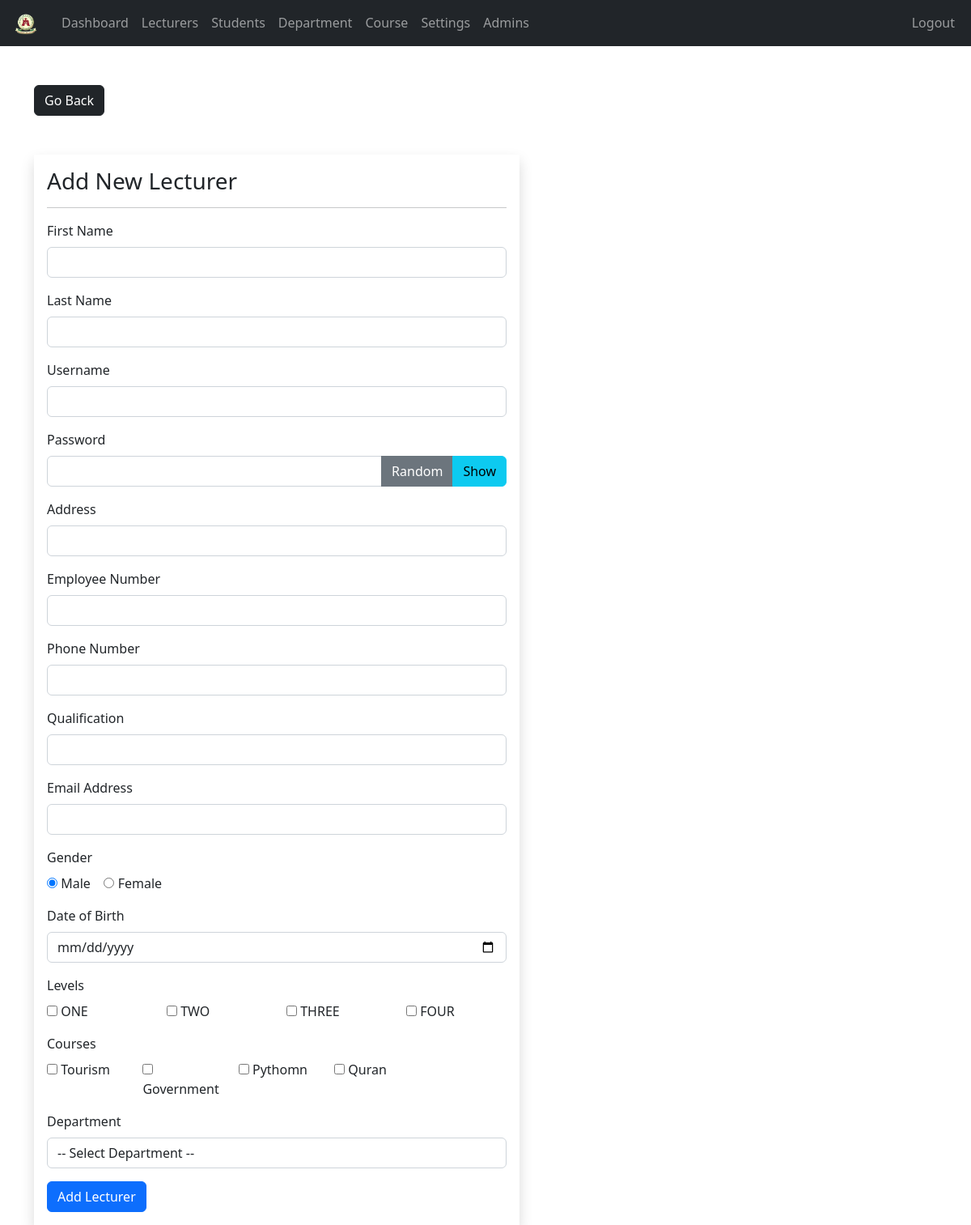
The app's page /admin/lecturer-add.php (signed in) with its own data.
### tables this page shows
CREATE TABLE `subjects` (
  `subject_id` int NOT NULL AUTO_INCREMENT,
  `subject` varchar(31) NOT NULL,
  `subject_code` varchar(31) NOT NULL,
  `department` int DEFAULT NULL,
  PRIMARY KEY (`subject_id`)
);

### admin/lecturer-add.php (the view, shortened to what this page needs)
<?php
include "data/department.php";
$stmt = $conn->prepare(
    "SELECT s.subject_id, s.subject, s.subject_code
     FROM subjects s
     LEFT JOIN lecturer_subjects ls ON s.subject_id = ls.subject_id
     WHERE ls.subject_id IS NULL"
);
$stmt->execute();
$subjects = $stmt->fetchAll(PDO::FETCH_ASSOC);
$fname            = $_POST['fname']            ?? '';
$lname            = $_POST['lname']            ?? '';
$uname            = $_POST['username']         ?? '';
$address          = $_POST['address']          ?? '';
$en               = $_POST['employee_number']  ?? '';
$pn               = $_POST['phone_number']     ?? '';
$qf               = $_POST['qualification']    ?? '';
$email            = $_POST['email_address']    ?? '';
$date_of_birth    = $_POST['date_of_birth']    ?? '';
$subjectsSelected = $_POST['subjects']         ?? [];
?>
<!DOCTYPE html>
<html lang="en">
<head>
  <link href="https://cdn.jsdelivr.net/npm/bootstrap@5.2.0/dist/css/bootstrap.min.css" rel="stylesheet">
  <link href="../css/style.css" rel="stylesheet">
</head>
<body>
<?php include "inc/navbar.php"; ?>
<div class="container mt-5">
  <a href="lecturer.php" class="btn btn-dark">Go Back</a>
  <form action="req/lecturer-add.php" method="post" class="shadow p-3 mt-5 form-w">
    <h3>Add New Lecturer</h3><hr>
    <div class="mb-3">
      <label class="form-label">First Name</label>
      <input type="text" name="fname" class="form-control" value="<?= htmlspecialchars($fname) ?>" required>
    </div>
    <div class="mb-3">
      <label class="form-label">Last Name</label>
      <input type="text" name="lname" class="form-control" value="<?= htmlspecialchars($lname) ?>" required>
    </div>
    <div class="mb-3">
      <label class="form-label">Username</label>
      <input type="text" name="username" class="form-control" value="<?= htmlspecialchars($uname) ?>" required>
    </div>
    <div class="mb-3">
      <label class="form-label">Password</label>
      <div class="input-group">
        <input type="text" name="pass" id="passInput" class="form-control" required>
        <button class="btn btn-secondary" id="gBtn">Random</button>
        <button type="button" class="btn btn-info" id="togglePassword">Show</button>
      </div>
    </div>
    <div class="mb-3">
      <label class="form-label">Address</label>
      <input type="text" name="address" class="form-control" value="<?= htmlspecialchars($address) ?>" required>
    </div>
    <div class="mb-3">
      <label class="form-label">Employee Number</label>
      <input type="number" name="employee_number" class="form-control" value="<?= htmlspecialchars($en) ?>" required>
    </div>
    <div class="mb-3">
      <label class="form-label">Phone Number</label>
      <input type="tel" name="phone_number" class="form-control" value="<?= htmlspecialchars($pn) ?>" required pattern="[0-9]{10}">
    </div>
    <div class="mb-3">
      <label class="form-label">Qualification</label>
      <input type="text" name="qualification" class="form-control" value="<?= htmlspecialchars($qf) ?>" required>
    </div>
    <div class="mb-3">
      <label class="form-label">Email Address</label>
      <input type="email" name="email_address" class="form-control" value="<?= htmlspecialchars($email) ?>" required>
    </div>
    <div class="mb-3">
      <label class="form-label">Gender</label><br>
      <input type="radio" name="gender" value="Male" checked> Male
      <input type="radio" name="gender" value="Female"> Female
    </div>
    <div class="mb-3">
      <label class="form-label">Date of Birth</label>
      <input type="date" name="date_of_birth" class="form-control" value="<?= htmlspecialchars($date_of_birth) ?>" required>
    </div>
    <div class="mb-3">
      <label class="form-label">Levels</label><br>
      <div class="row row-cols-4">
        <div class="col">
          <input type="checkbox" name="levels[]" value="ONE"
                 <?= in_array('ONE', $_POST['levels'] ?? []) ? 'checked' : '' ?>>
          ONE
        </div>
        <div class="col">
          <input type="checkbox" name="levels[]" value="TWO"
                 <?= in_array('TWO', $_POST['levels'] ?? []) ? 'checked' : '' ?>>
          TWO
        </div>
        <div class="col">
          <input type="checkbox" name="levels[]" value="THREE"
                 <?= in_array('THREE', $_POST['levels'] ?? []) ? 'checked' : '' ?>>
          THREE
        </div>
        <div class="col">
          <input type="checkbox" name="levels[]" value="FOUR"
                 <?= in_array('FOUR', $_POST['levels'] ?? []) ? 'checked' : '' ?>>
          FOUR
        </div>
      </div>
    </div>
    <div class="mb-3">
      <label class="form-label">Courses</label>
      <div class="row row-cols-5">
        <?php $subjects = is_array($subjects) ? $subjects : []; ?>
        <?php if (empty($subjects)): ?>
          <div class="col">No courses available.</div>
        <?php else: ?>
          <?php foreach ($subjects as $subject): ?>
            <div class="col">
              <input type="checkbox" name="subjects[]" value="<?= $subject['subject_id'] ?>"
                     <?= in_array($subject['subject_id'], $subjectsSelected) ? 'checked' : '' ?>>
              <?= htmlspecialchars($subject['subject']) ?>
            </div>
          <?php endforeach; ?>
        <?php endif; ?>
      </div>
    </div>
    <div class="mb-3">
      <label class="form-label">Department</label>
      <select name="department_id" class="form-control" required>
        <option value="">-- Select Department --</option>
      </select>
    </div>
    <button type="submit" class="btn btn-primary">Add Lecturer</button>
  </form>
</div>
</body>
</html>

### css/style.css (style rules this page uses)
.form-w { max-width: 600px; width: 100%; }

### records on screen
subjects: subject "Tourism"
subjects: subject "Government"
subjects: subject "Pythomn"
subjects: subject "Quran"
